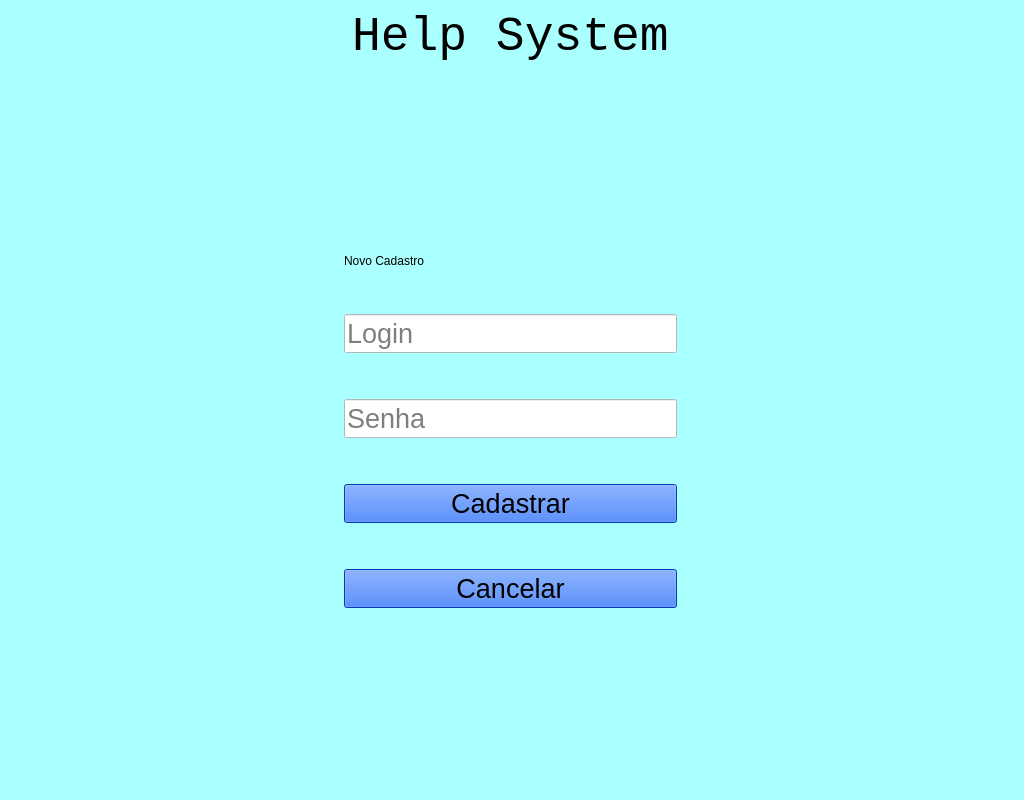
<?xml version="1.0" encoding="UTF-8"?>
<ui version="4.0">
 <class>MainWindow</class>
 <widget class="QMainWindow" name="MainWindow">
  <property name="geometry">
   <rect>
    <x>0</x>
    <y>0</y>
    <width>1024</width>
    <height>800</height>
   </rect>
  </property>
  <property name="font">
   <font>
    <family>Consolas</family>
    <pointsize>20</pointsize>
   </font>
  </property>
  <property name="windowTitle">
   <string>Help System</string>
  </property>
  <property name="styleSheet">
   <string notr="true">background-color: rgb(170, 255, 255);</string>
  </property>
  <widget class="QWidget" name="centralwidget">
   <widget class="QWidget" name="verticalLayoutWidget">
    <property name="geometry">
     <rect>
      <x>10</x>
      <y>10</y>
      <width>1001</width>
      <height>781</height>
     </rect>
    </property>
    <layout class="QVBoxLayout" name="verticalLayout">
     <item>
      <layout class="QHBoxLayout" name="horizontalLayout_2">
       <item>
        <spacer name="horizontalSpacer_2">
         <property name="orientation">
          <enum>Qt::Horizontal</enum>
         </property>
         <property name="sizeHint" stdset="0">
          <size>
           <width>40</width>
           <height>20</height>
          </size>
         </property>
        </spacer>
       </item>
       <item>
        <widget class="QLabel" name="label_help_system">
         <property name="font">
          <font>
           <family>Consolas</family>
           <pointsize>36</pointsize>
          </font>
         </property>
         <property name="text">
          <string>Help System</string>
         </property>
        </widget>
       </item>
       <item>
        <spacer name="horizontalSpacer_3">
         <property name="orientation">
          <enum>Qt::Horizontal</enum>
         </property>
         <property name="sizeHint" stdset="0">
          <size>
           <width>40</width>
           <height>20</height>
          </size>
         </property>
        </spacer>
       </item>
      </layout>
     </item>
     <item>
      <spacer name="verticalSpacer">
       <property name="orientation">
        <enum>Qt::Vertical</enum>
       </property>
       <property name="sizeHint" stdset="0">
        <size>
         <width>20</width>
         <height>40</height>
        </size>
       </property>
      </spacer>
     </item>
     <item>
      <layout class="QHBoxLayout" name="horizontalLayout">
       <item>
        <spacer name="horizontalSpacer">
         <property name="orientation">
          <enum>Qt::Horizontal</enum>
         </property>
         <property name="sizeHint" stdset="0">
          <size>
           <width>40</width>
           <height>20</height>
          </size>
         </property>
        </spacer>
       </item>
       <item>
        <layout class="QVBoxLayout" name="verticalLayout_2">
         <item>
          <widget class="QLabel" name="label_novo_cadastro">
           <property name="styleSheet">
            <string notr="true">font: 20pt &quot;Consolas&quot;;</string>
           </property>
           <property name="text">
            <string>Novo Cadastro</string>
           </property>
          </widget>
         </item>
         <item>
          <spacer name="verticalSpacer_6">
           <property name="orientation">
            <enum>Qt::Vertical</enum>
           </property>
           <property name="sizeHint" stdset="0">
            <size>
             <width>20</width>
             <height>40</height>
            </size>
           </property>
          </spacer>
         </item>
         <item>
          <widget class="QLineEdit" name="line_edit__novo_login">
           <property name="sizeIncrement">
            <size>
             <width>0</width>
             <height>0</height>
            </size>
           </property>
           <property name="font">
            <font>
             <pointsize>20</pointsize>
            </font>
           </property>
           <property name="styleSheet">
            <string notr="true">background-color: rgb(255, 255, 255);
                    font: 20pt &quot;Consolas&quot;;
            </string>
           </property>
           <property name="placeholderText">
            <string>Login</string>
           </property>
          </widget>
         </item>
         <item>
          <spacer name="verticalSpacer_2">
           <property name="orientation">
            <enum>Qt::Vertical</enum>
           </property>
           <property name="sizeHint" stdset="0">
            <size>
             <width>20</width>
             <height>40</height>
            </size>
           </property>
          </spacer>
         </item>
         <item>
          <widget class="QLineEdit" name="line_edit_nova_senha">
           <property name="font">
            <font>
             <pointsize>20</pointsize>
            </font>
           </property>
           <property name="styleSheet">
            <string notr="true">background-color: rgb(255, 255, 255);
                    font: 20pt &quot;Consolas&quot;;
            </string>
           </property>
           <property name="placeholderText">
            <string>Senha</string>
           </property>
          </widget>
         </item>
         <item>
          <spacer name="verticalSpacer_3">
           <property name="orientation">
            <enum>Qt::Vertical</enum>
           </property>
           <property name="sizeHint" stdset="0">
            <size>
             <width>20</width>
             <height>40</height>
            </size>
           </property>
          </spacer>
         </item>
         <item>
          <widget class="QPushButton" name="button_cadastrar">
           <property name="font">
            <font>
             <pointsize>20</pointsize>
             <weight>50</weight>
             <bold>false</bold>
            </font>
           </property>
           <property name="styleSheet">
            <string notr="true">background-color: rgb(0, 85, 255);
                    font: 20pt &quot;Consolas&quot;;
            </string>
           </property>
           <property name="text">
            <string>Cadastrar</string>
           </property>
          </widget>
         </item>
         <item>
          <spacer name="verticalSpacer_4">
           <property name="orientation">
            <enum>Qt::Vertical</enum>
           </property>
           <property name="sizeHint" stdset="0">
            <size>
             <width>20</width>
             <height>40</height>
            </size>
           </property>
          </spacer>
         </item>
         <item>
          <widget class="QPushButton" name="button_cancelar">
           <property name="font">
            <font>
             <pointsize>20</pointsize>
             <weight>50</weight>
             <bold>false</bold>
            </font>
           </property>
           <property name="styleSheet">
            <string notr="true">background-color: rgb(0, 85, 255);
                    font: 20pt &quot;Consolas&quot;;
            </string>
           </property>
           <property name="text">
            <string>Cancelar</string>
           </property>
          </widget>
         </item>
        </layout>
       </item>
       <item>
        <spacer name="horizontalSpacer_4">
         <property name="orientation">
          <enum>Qt::Horizontal</enum>
         </property>
         <property name="sizeHint" stdset="0">
          <size>
           <width>40</width>
           <height>20</height>
          </size>
         </property>
        </spacer>
       </item>
      </layout>
     </item>
     <item>
      <spacer name="verticalSpacer_5">
       <property name="orientation">
        <enum>Qt::Vertical</enum>
       </property>
       <property name="sizeHint" stdset="0">
        <size>
         <width>20</width>
         <height>40</height>
        </size>
       </property>
      </spacer>
     </item>
    </layout>
   </widget>
  </widget>
 </widget>
 <resources/>
 <connections/>
</ui>
